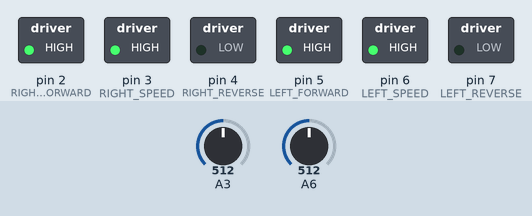
A sketch run on a simulated Arduino Uno, built with avr-gcc and run on an emulated ATmega328P. On the bench: switched loads named in the sketch (green lamp = pin HIGH). The inputs (shaded band) are chosen by the test bench; at power-on: A3 = 512, A6 = 512. What the sketch prints to the serial monitor is not drawn.

Above: at 0.1 s.
Timing chart, 0 to 1.6 s (numbered marks = the images above):
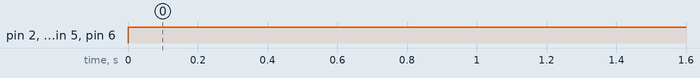

The sketch:

motor_test.ino
```cpp
// Starter code the Sumobost Week 4 Workshops 2025
//
// Refer to https://docs.arduino.cc/language-reference/ to see an overview of all the arduino functions and how they work!

// TODO: Define your pin numbers here
const int RIGHT_SPEED   = 3;
const int RIGHT_FORWARD = 2;
const int RIGHT_REVERSE = 4;
const int LEFT_SPEED    = 6;
const int LEFT_FORWARD  = 5;
const int LEFT_REVERSE  = 7;

void setup() {
  // TODO: Define the modes of your pins (hint: they should be OUTPUT)
  // delay(10000);
  pinMode(RIGHT_SPEED, OUTPUT);
  pinMode(RIGHT_FORWARD, OUTPUT);
  pinMode(RIGHT_REVERSE, OUTPUT);

  pinMode(LEFT_SPEED, OUTPUT);
  pinMode(LEFT_FORWARD, OUTPUT);
  pinMode(LEFT_REVERSE, OUTPUT);

  Serial.begin(9600);

}

void loop() {

  // TODO: call each of the functions below to test whether your functions are working!

  driveForward();
  delay(100);
  testMotors();
  delay(1000);

  // driveBackward();
  // delay(100);
  // testMotors();
  // delay(1000);

  // turnLeft();
  // delay(100);
  // testMotors();
  // delay(1000);

  // turnRight();
  // delay(100);
  // testMotors();
  // E.g.
  // driveForward():
  // delay(100);
  // testMotors();

  // Slow down the arduino so we can see whats going on in the serial monitor
  delay(1000);
}

void driveForward() {
  // TODO: Complete this function
  digitalWrite(RIGHT_FORWARD, HIGH);
  digitalWrite(RIGHT_REVERSE, LOW);
  analogWrite(RIGHT_SPEED, 255);

  digitalWrite(LEFT_FORWARD, HIGH);
  digitalWrite(LEFT_REVERSE, LOW);
  analogWrite(LEFT_SPEED, 255);
}

void driveBackward() {
  // TODO: Complete this function
  digitalWrite(RIGHT_FORWARD, LOW);
  digitalWrite(RIGHT_REVERSE, HIGH);
  analogWrite(RIGHT_SPEED, 255);

  digitalWrite(LEFT_FORWARD, LOW);
  digitalWrite(LEFT_REVERSE, HIGH);
  analogWrite(LEFT_SPEED, 255);
}

void turnRight() {
  // TODO: Complete this function
  digitalWrite(RIGHT_FORWARD, HIGH);
  digitalWrite(RIGHT_REVERSE, LOW);
  analogWrite(RIGHT_SPEED, 255);

  digitalWrite(LEFT_FORWARD, LOW);
  digitalWrite(LEFT_REVERSE, HIGH);
  analogWrite(LEFT_SPEED, 255);
}

void turnLeft() {
  // TODO: Complete this function
  digitalWrite(RIGHT_FORWARD, LOW);
  digitalWrite(RIGHT_REVERSE, HIGH);
  analogWrite(RIGHT_SPEED, 255);

  digitalWrite(LEFT_FORWARD, HIGH);
  digitalWrite(LEFT_REVERSE, LOW);
  analogWrite(LEFT_SPEED, 255);
}


//-------------------------------------------------------
//              Testing functions
//-------------------------------------------------------
// Tells you what direction your motor is going based on the pins
void testMotors() {
  // Read motor direction states
  int rightForward = digitalRead(RIGHT_FORWARD);
  int rightReverse = digitalRead(RIGHT_REVERSE);
  int leftForward  = digitalRead(LEFT_FORWARD);
  int leftReverse  = digitalRead(LEFT_REVERSE);

  // Read motor speeds
  int rightSpeed = analogRead(RIGHT_SPEED);  // 0 - 1023
  int leftSpeed  = analogRead(LEFT_SPEED);   // 0 - 1023

  // Determine motion of each motor
  int rightDir = rightForward - rightReverse;  // 1 = forward, -1 = backward
  int leftDir  = leftForward - leftReverse;

  String direction;

  if (leftDir == 1 && rightDir == 1) {
    direction = "Forward";
  } else if (leftDir == -1 && rightDir == -1) {
    direction = "Backward";
  } else if (leftDir == 1 && rightDir == -1) {
    direction = "Left Turn";
  } else if (leftDir == -1 && rightDir == 1) {
    direction = "Right Turn";
  } else {
    direction = "Stopped or Spinning in Place";
  }

  // Print results
  Serial.print("Direction: ");
  Serial.println(direction);
  Serial.print("Left Motor Speed: ");
  Serial.println(leftSpeed);
  Serial.print("Right Motor Speed: ");
  Serial.println(rightSpeed);
  Serial.println("---------------------");
}
```

Measured:
- by itself, pin 2 (RIGHT_FORWARD), pin 3 (RIGHT_SPEED), pin 5 (LEFT_FORWARD), pin 6 (LEFT_SPEED): LOW → HIGH at 0.00 s
